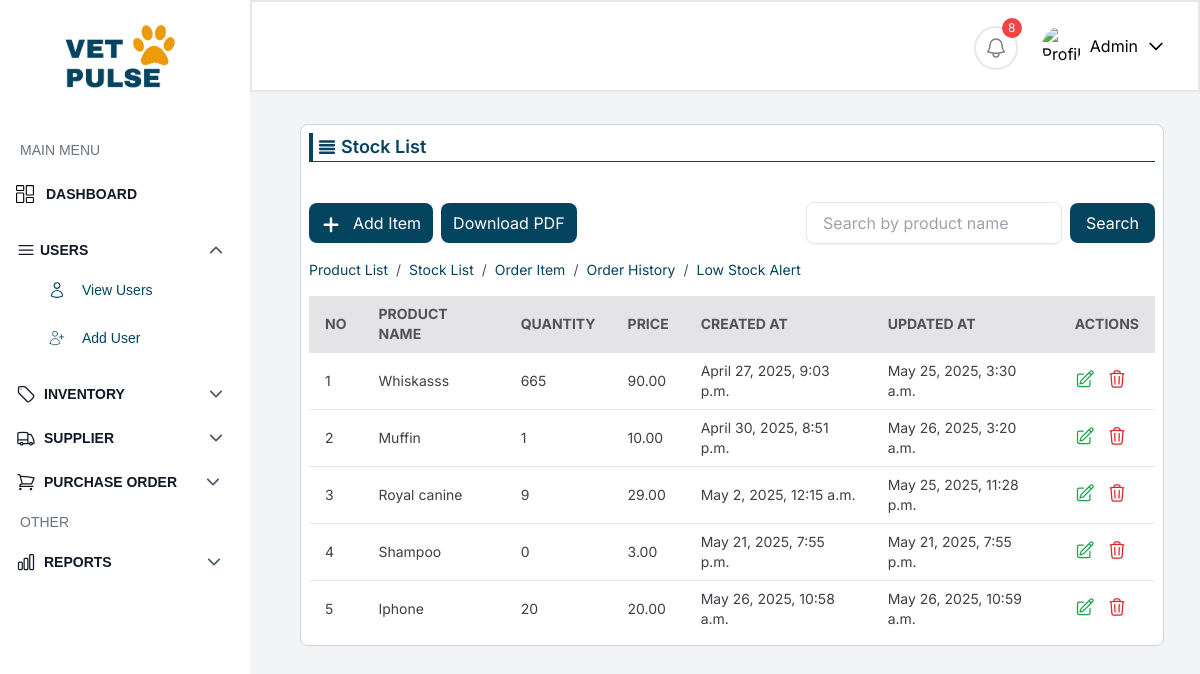
Page /stocks/ (signed in) on the committed database.
### petclinic_app/models.py (models this page shows, shortened)
class Stock(models.Model):
    stock_id = models.AutoField(primary_key=True)
    product = models.ForeignKey(Product, on_delete=models.CASCADE)
    product_supplier = models.ForeignKey('ProductSupplier', on_delete=models.CASCADE, null=True, blank=True)
    created_by = models.ForeignKey(User, on_delete=models.CASCADE, null=True, blank=True)
    quantity = models.IntegerField()
    price = models.DecimalField(max_digits=10, decimal_places=2, null=True, blank=True)
    expiring_date = models.DateField(null=True, blank=True)
    created_at = models.DateTimeField(auto_now_add=True)
    updated_at = models.DateTimeField(auto_now=True)

class Product(models.Model):
    product_id = models.AutoField(primary_key=True)
    product_name = models.CharField(max_length=255, unique=True)
    image = models.ImageField(upload_to='product_images/', null=True, blank=True)
    description = models.TextField(null=True, blank=True)
    category = models.CharField(max_length=20, choices=CATEGORY_CHOICES, null=True, blank=True)
    suppliers = models.ManyToManyField("Supplier", blank=True)  # Use string reference
    created_by = models.ForeignKey(User, on_delete=models.CASCADE, null=True, blank=True)
    created_at = models.DateTimeField(auto_now_add=True, null=True, blank=True)
    updated_at = models.DateTimeField(auto_now=True)
    movement_threshold = models.IntegerField(default=100)

### petclinic_app/views.py (the view, shortened to what this page needs)
# urls.py: path('stocks/', StockListView.as_view(), name='stock_list'),
class StockListView(LoginRequiredMixin, ListView):
    model = Stock
    template_name = 'stock_list.html'
    context_object_name = 'stocks'
    paginate_by = 10
    def get_queryset(self):
        queryset = Stock.objects.select_related('product', 'created_by')
        search = self.request.GET.get('search', '')
        if search:
            queryset = queryset.filter(product__product_name__icontains=search)  # ensure correct field
        return queryset
    def paginate_queryset(self, queryset, page_size):
        paginator = self.get_paginator(queryset, page_size, allow_empty_first_page=True)
        page = self.request.GET.get('page') or 1
        try:
            page_number = paginator.validate_number(page)
        except InvalidPage:
            page_number = paginator.num_pages  # fallback to last page
        page_obj = paginator.page(page_number)
        return (paginator, page_obj, page_obj.object_list, page_obj.has_other_pages())
    def get_context_data(self, **kwargs):
        context = super().get_context_data(**kwargs)
        paginator = context['paginator']
        page_obj = context['page_obj']
        current_page = page_obj.number
        total_pages = paginator.num_pages
        page_range = []
        if total_pages <= 7:
            page_range = range(1, total_pages + 1)
        context['custom_page_range'] = page_range
        return context

### templates/stock_list.html (shortened to what this page needs)
{% extends 'adminbar.html' %}
{% block content %}
<div class="text-[#04445F] font-semibold text-lg flex">
  <div class="w-px h-7 p-[2px] bg-[#04445F] mr-1"></div>
  <svg xmlns="http://www.w3.org/2000/svg" fill="none" viewBox="0 0 24 24" stroke-width="3" stroke="currentColor" class="mr-1 h-7 w-5">
    <path stroke-linecap="round" stroke-linejoin="round" d="M3.75 5.25h16.5m-16.5 4.5h16.5m-16.5 4.5h16.5m-16.5 4.5h16.5" />
  </svg>Stock List
</div>
<hr class="mb-10 border-[#04445F]">
<div class="flex flex-col md:flex-row justify-between items-center mb-4">
    <div class="flex items-center gap-2 mb-2 md:mb-0">
      <a href="{% url 'stock_add_item' %}" class="text-white px-3 py-2 rounded-lg bg-[#04445F] hover:bg-[#0369a1] transition duration-200 flex items-center gap-1">
        <svg xmlns="http://www.w3.org/2000/svg" fill="none" viewBox="0 0 24 20" stroke-width="3" stroke="currentColor" class="h-5 w-5 mr-2">
          <path stroke-linecap="round" stroke-linejoin="round" d="M12 4.5v15m7.5-7.5h-15" />
        </svg>Add Item</a>
      <a href="{% url 'stock_list_pdf' %}?search={{ request.GET.search }}" target="_blank"
         class="text-white px-3 py-2 rounded-lg bg-[#04445F] hover:bg-[#0369a1] transition duration-200 flex items-center">
        Download PDF
      </a>
    </div>
    <form method="get" action="{% url 'stock_list' %}" class="flex items-center w-full md:w-auto">
      <input type="text" name="search" value="{{ request.GET.search }}" placeholder="Search by product name" class="border px-4 py-2 rounded-lg shadow-sm w-full md:w-64">
      <button type="submit" class="ml-2 px-4 py-2 bg-[#04445F] hover:bg-[#0369a1] text-white rounded-lg">Search</button>
    </form>
</div>
<nav class="text-sm mb-4 text-gray-600" aria-label="Breadcrumb">
  <ol class="list-reset flex flex-wrap">
    <li>
      <a href="{% url 'product_list' %}" class="text-[#04445F] hover:underline">Product List</a>
    </li>
    <li><span class="mx-2">/</span></li>
    <li>
      <a href="{% url 'stock_list' %}" class="text-[#04445F] hover:underline">Stock List</a>
    </li>
    <li><span class="mx-2">/</span></li>
    <li>
      <a href="{% url 'item_orders' %}" class="text-[#04445F] hover:underline">Order Item</a>
    </li>
    <li><span class="mx-2">/</span></li>
    <li>
      <a href="{% url 'order_item_history' %}" class="text-[#04445F] hover:underline">Order History</a>
    </li>
    <li><span class="mx-2">/</span></li>
    <li>
      <a href="{% url 'low_stock_alerts' %}" class="text-[#04445F] hover:underline">Low Stock Alert</a>
    </li>
  </ol>
</nav>
<div class="overflow-x-auto">
  <table class="min-w-full bg-white text-sm">
    <thead>
      <tr class="bg-[#e4e4e7] text-[#52525b] text-left">
        <th class="px-4 py-2">NO</th>
        <th class="px-4 py-2">PRODUCT NAME</th>
        <th class="px-4 py-2">QUANTITY</th>
        <th class="px-4 py-2">PRICE</th>
        <th class="px-4 py-2">CREATED AT</th>
        <th class="px-4 py-2">UPDATED AT</th>
        <th class="px-4 py-2">ACTIONS</th>
      </tr>
    </thead>
    <tbody>
      {% for stock in stocks %}
        <tr class="text-[#3f3f46] border-t">
          <td class="px-4 py-2">{{ forloop.counter }}</td>
          <td class="px-4 py-2">{{ stock.product.product_name|capfirst }}</td>
          <td class="px-4 py-2">{{ stock.quantity }}</td>
          <td class="px-4 py-2">{{ stock.price|floatformat:2 }}</td>
          <td class="px-4 py-2">{{ stock.created_at }}</td>
          <td class="px-4 py-2">{{ stock.updated_at }}</td>
          <td class="px-4 py-2 space-x-2 whitespace-nowrap">
            <button type="button"
                    class="text-[#16a34a] inline-flex items-center gap-1"
                    onclick="openPriceModal('{{ stock.stock_id }}', '{{ stock.price|escapejs }}', '{{ stock.expiring_date }}')">
            </button>
            <form action="{% url 'stock_delete' stock.stock_id %}" method="POST" class="inline">
              <button
              type="button"
              class="text-[#dc2626] hover:text-red-800 inline-flex items-center gap-1"
              onclick="confirmDelete('{{ stock.stock_id }}')">
              </button>
            </form>
          </td>
        </tr>
      {% empty %}
        <tr>
          <td colspan="6" class="px-4 py-2 text-center">No stock items found.</td>
        </tr>
      {% endfor %}
    </tbody>
  </table>
{% endblock %}

### templates/adminbar.html (shortened to what this page needs)
{% load compress static %}
<!DOCTYPE html>
<html lang="en">
<head>
    <link href="https://cdn.jsdelivr.net/npm/tailwindcss@2.2.19/dist/tailwind.min.css" rel="stylesheet">
    <script src="https://cdn.tailwindcss.com"></script>
    {% compress css %}
    <link rel="stylesheet" href="{% static 'src/output.css' %}">
    {% endcompress %}
</head>
<body class="bg-gray-100 font-[Inter]">
    <nav id="navBar" class="flex items-center justify-between bg-white border border-2 p-4 sticky top-0 z-30 md:ml-[250px] ml-0">
        <div class="flex items-center space-x-2">
<div class="relative">
    <button id="notificationButton" class="text-black bg-white border-2 hover:bg-gray-200 p-2 rounded-full focus:outline-none mt-1">
        {% if expiring_count > 0 or low_stock_count > 0 %}
        <span class="absolute -top-1 -right-1 bg-red-500 text-white text-xs rounded-full h-5 w-5 flex items-center justify-center">
            {{ expiring_count|add:low_stock_count }}
        </span>
        {% endif %}
    </button>
</div>
            {% if user.is_authenticated %}
            <div class="relative">
                <div onclick="toggleDropdown7()" class="flex items-center px-4 py-2 rounded-md cursor-pointer">
                    <img src="https://images.unsplash.com/photo-1633332755192-727a05c4013d?auto=format&fit=crop&w=1480&q=80" alt="Profile" class="w-10 h-10 rounded-full mr-2">
                    <span class="text-black">{{ user.username|capfirst }}</span>
                    <svg xmlns="http://www.w3.org/2000/svg" fill="none" viewBox="0 0 24 24" stroke-width="2" stroke="black" class="w-5 h-5 ml-2">
                        <path stroke-linecap="round" stroke-linejoin="round" d="M19 9l-7 7-7-7" />
                    </svg>
                </div>
            </div>
            {% endif %}
        </div>
    </nav>
    <div class="flex">
       <nav id="sidebar" class="bg-white h-screen fixed top-0 left-0 min-w-[250px] py-6 px-4 font-[sans-serif] overflow-auto transition-transform transform -translate-x-full md:translate-x-0 z-50" aria-hidden="true">
            <div class="flex justify-between items-center">
                <a href=""><img src="{% static 'images/logotransparent.png' %}" alt="logo" class='w-32 ml-10' /></a>
            </div>
            <ul class="mt-8">
                <a class="text-gray-500 transition-all text-sm flex items-center rounded-md px-1 py-3">
                    <span>MAIN MENU</span>
                </a>
                <li>
                    <a href="{% url 'dashboardpage' %}" class="transition-all text-sm flex items-center py-3">
                        <span class="text-[#111827] text-sm font-bold flex-1">DASHBOARD</span>
                    </a>
                </li>
            </ul>
            <div class="mt-6">
                <div class="flex cursor-pointer group items-center" onclick="toggleDropdown()">
                    <h8 class="text-[#111827] text-sm font-bold flex items-center space-x-1">
                        <svg xmlns="http://www.w3.org/2000/svg" fill="none" viewBox="0 0 24 24" stroke-width="1.5" stroke="currentColor" class="w-5 h-5">
                            <path stroke-linecap="round" stroke-linejoin="round" d="M3.75 6.75h16.5M3.75 12h16.5m-16.5 5.25h16.5" />
                        </svg>
                        <span>USERS</span>
                    </h8>
                </div>
                <ul id="dropdownMenu" class="space-y-1 mt-2 pl-4 hidden transition-all duration-300">
                    <li>
                        <a href="{% url 'user_list' %}" class="text-[#04445F] hover:text-black transition-all text-sm flex items-center hover:bg-[#efefef] rounded-md px-4 py-3">
                            <span>View Users</span>
                        </a>
                    </li>
                    <li>
                        <a href="{% url 'signup' %}" class="text-[#04445F] hover:text-black transition-all text-sm flex items-center hover:bg-[#efefef] rounded-md px-4 py-3">
                            <span>Add User</span>
                        </a>
                    </li>
                </ul>
            </div>
<div class="mt-6">
  <div class="flex cursor-pointer group items-center" onclick="toggleDropdown1()">
    <h6 class="text-[#111827] text-sm font-bold flex items-center space-x-2">
      <span >INVENTORY</span>
    </h6>
  </div>
</div>
<div class="mt-6">
  <div class="flex cursor-pointer group items-center" onclick="toggleDropdown6()">
    <h9 class="text-[#111827] text-sm font-bold flex items-center space-x-2">
      <span>SUPPLIER</span>
    </h9>
  </div>
</div>
<div class="mt-6">
  <div class="flex cursor-pointer group items-center" onclick="toggleDropdown8()">
    <h9 class="text-[#111827] text-sm font-bold  flex items-center space-x-2">
      <span>PURCHASE ORDER</span>
    </h9>
  </div>
</div>
<ul class="mt-2">
  <a class="text-gray-500 transition-all text-sm flex items-center rounded-md px-1 py-3">
  <span>OTHER</span>
</a>
</ul>
<div class="mt-2">
  <div class="flex cursor-pointer group items-center" onclick="toggleDropdown3()">
    <h9 class="text-[#111827] text-sm font-bold flex items-center space-x-2">
      <span>REPORTS</span>
    </h9>
  </div>
</div>
        </nav>
        <main class="flex-1 overflow-y-auto p-2 ml-0 md:ml-[300px] mr-0 md:mr-[36px] border border-gray-300 bg-white rounded-lg mb-10 max-w-full mt-8">
            {% block content %}
            {% endblock %}
        </main>
    </div>
</body>
</html>

### rows in the picture
Stock: product.product_name "Whiskasss", quantity "665", price "90.00", created_at "April 27, 2025, 9:03 p.m.", updated_at "May 25, 2025, 3:30 a.m."
Stock: product.product_name "Muffin", quantity "1", price "10.00", created_at "April 30, 2025, 8:51 p.m.", updated_at "May 26, 2025, 3:20 a.m."
Stock: product.product_name "Royal canine", quantity "9", price "29.00", created_at "May 2, 2025, 12:15 a.m.", updated_at "May 25, 2025, 11:28 p.m."
Stock: product.product_name "Shampoo", quantity "0", price "3.00", created_at "May 21, 2025, 7:55 p.m.", updated_at "May 21, 2025, 7:55 p.m."
Stock: product.product_name "Iphone", quantity "20", price "20.00", created_at "May 26, 2025, 10:58 a.m.", updated_at "May 26, 2025, 10:59 a.m."

### other values in the picture
{{ expiring_count|add:low_stock_count }} "8"
{{ user.username|capfirst }} "Admin"
